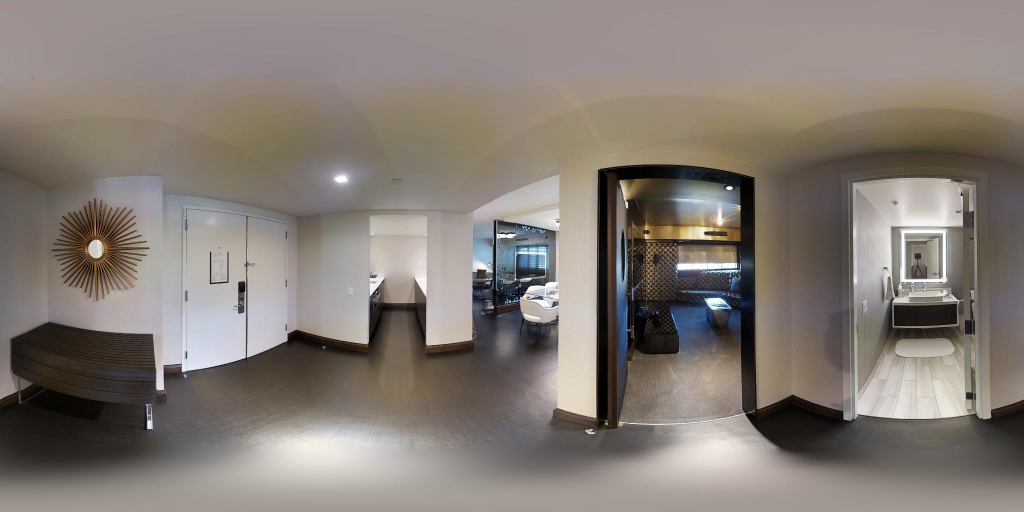
#> input picture matterport_pano_images/ee59d6b5e5da4def9fe85a8ba94ecf25_skybox_pano.jpg, 2048 x 1024 px, found by its file name (shown at 1/2 size)
$ python sphere_transforms_numpy.py
#> lines starting #> are read from the running program, lines starting #| are printed output that depends on the picture
import numpy as np
from scipy.interpolate import RectBivariateSpline
from scipy.ndimage import map_coordinates
from numpy import pi
from PIL import Image
import sys, uuid
from datetime import datetime


def angles_from_pixel_coords(pts, size):
    """map from pixel coordinates to (0, 2*pi) x (-pi/2, pi/2) rectangle
    Parameters
    ----------
    pts : array_like (2,...)
        pts[0,...], and pts[1,...] are row, column image coordinates in the ranges (0,size[0]) and (0,size[1]), respectively
    size : tuple
        rectangular image size (rows, columns)

    Returns
    -------
    out : ndarray, same shape as pts
        pts transformed into (0,2pi) x (-pi/2,pi/2) range (and transposed)
    """
    pts = np.asarray(pts, dtype=np.float64)  #turn into an ndarray if necessary
    ys, xs = size  #row,col indexing
    out = np.empty_like(pts)
    out[0] = (pts[1] + 0.5) * 2 * pi / float(
        xs)  #+0.5 shift for pixel coords lining up properly
    out[1] = pts[0] * pi / float(ys - 1) - 0.5 * pi
    return out


def pixel_coords_from_angles(pts, size):
    """map from (0, 2*pi) x (-pi/2, pi/2) rectangle to pixel coordinates

    Parameters
    ----------
    pts : array_like (2,...)
        pts[0,...], and pts[1,...] are x and y coordinates in the ranges (0,size[0]) and (0,size[1]), respectively
    size : tuple
        rectangle image size (rows, columns)

    Returns
    -------
    out : ndarray, same shape as pts
        pts transformed from (0,2*pi) x (-pi/2,pi/2) range into (0,width) x (0,height) range (and transposed)
    """
    pts = np.asarray(pts)  #turn into an ndarray if necessary
    ys, xs = size  #row, col indexing
    out = np.empty_like(pts)
    out[1] = pts[0] * float(xs) / (
        2 * pi) - 0.5  #-0.5 shift for pixel coords lining up properly
    out[0] = (pts[1] + 0.5 * pi) * float(ys - 1) / pi
    return out


def angles_from_sphere(pts):
    """equirectangular projection, ie. map from sphere in R^3 to (0, 2*pi) x (-pi/2, pi/2)
    Parameters
    ----------
    pts : array_like (3,...)
        pts[0,...], pts[1,...], and pts[2,...] are x,y, and z coordinates
    Returns
    -------
    out : ndarray (2,...)
        pts transformed from x,y,z to longitude,latitude
    """
    pts = np.asarray(pts)  #turn into an ndarray if necessary
    x, y, z = pts[0], pts[1], pts[2]
    out = np.empty((2, ) + pts.shape[1:])
    #longitude:
    out[0] = np.arctan2(y, x)
    out[0] %= 2 * pi  #wrap negative values around the circle to positive
    #latitude:
    r = np.hypot(x, y)
    out[1] = np.arctan2(z, r)
    return out


def sphere_from_angles(pts):
    """inverse equirectangular projections, ie. map from (0,2*pi) x (-pi/2,pi/2) rectangle to sphere in R^3
    Parameters
    ----------
    pts : array_like (2,...)
        pts[0,...], pts[1,...] are longitude, latitude
    Returns
    -------
    out : ndarray (3,...)
        pts transformed from longitude,latitude to x,y,z
    """
    pts = np.asarray(pts)
    out = np.empty((3, ) + pts.shape[1:])
    lon, lat = pts[0], pts[1]
    horiz_radius = np.cos(lat)
    out[0] = horiz_radius * np.cos(lon)  #x
    out[1] = horiz_radius * np.sin(lon)  #y
    out[2] = np.sin(lat)  #z
    return out


def sphere_from_pixel_coords(pts, size):
    """map from pixel coordinates to sphere in R^3
    Parameters
    ----------
    pts : array_like (2,...)
        pts[0,...], and pts[1,...] are u and v coordinates in the ranges (0,size[0]) and (0,size[1]), respectively
    size : tuple
        rectangular image size (width, height)
    Returns
    -------
    out : ndarray (3,...)
        coordinates of pts wrapped around a sphere u,v -> x,y,z
    """
    return sphere_from_angles(angles_from_pixel_coords(pts, size))


def CP1_from_sphere(pts):
    """map from sphere in R^3 to CP^1"""
    pts = np.asarray(pts)
    out = np.empty((2, ) + pts.shape[1:], dtype=np.complex128)
    x, y, z = pts[0], pts[1], pts[2]
    mask = z < 0
    out[0] = np.where(mask, x + 1j * y, 1 + z)
    out[1] = np.where(mask, 1 - z, x - 1j * y)
    return out


def sphere_from_CP1(pts):
    """map from CP^1 to sphere in R^3"""
    pts = np.asarray(pts)
    out = np.empty((3, ) + pts.shape[1:])
    z1, z2 = pts[0], pts[1]
    mask = abs(z2) > abs(z1)
    z = np.where(mask, z1 / z2, np.conj(z2 / z1))
    x, y = np.real(z), np.imag(z)
    denom = 1 + x**2 + y**2
    out[0] = 2 * x / denom
    out[1] = 2 * y / denom
    out[2] = (denom - 2) / denom * (2 * mask - 1)  #negate where mask is false
    return out


def clamp(pts, size):
    """clamp to the size of the input, including wrapping around in the x direction"""
    ys, xs = size
    pts = np.asarray(pts)
    out = np.empty_like(pts)
    out[0] = np.clip(pts[0], 0, ys - 1)
    out[1] = pts[1] % xs
    return out


# [5 lines of commented-out code are left out]


def get_pixel_color(pt, s_im, size):
    """given pt in integers, get pixel colour on the source image as a vector in the colour cube"""
    pt = clamp(pt, size)
    return np.array(s_im[pt[0], pt[1]])


# [11 lines of commented-out code are left out]


def get_interpolated_pixel_color(pt, s_im, size):
    """given pt in floats, linear interpolate pixel values nearby to get a good colour"""
    ### for proper production software, more than just the four pixels nearest to the input point coordinates should be used in many cases
    x, y = int(np.floor(pt[0])), int(np.floor(
        pt[1]))  #integer part of input coordinates
    f, g = pt[0] - x, pt[1] - y  #fractional part of input coordinates
    out_colour = (1-f)*( (1-g)*get_pixel_color([x,y], s_im, size) + g*get_pixel_color([x,y+1], s_im, size) ) \
            +  f*( (1-g)*get_pixel_color([x+1,y], s_im, size) + g*get_pixel_color([x+1,y+1], s_im, size) )
    out_colour = [int(round(coord)) for coord in out_colour]
    return tuple(out_colour)


# [16 lines left out: function get_interpolated_pixel_color_rbspline, not called in this run]


### Functions generating SL(2,C) matrices ###
# Do not need to be vectorized #


def inf_zero_one_to_triple(p, q, r):
    """return SL(2,C) matrix that sends the three points infinity, zero, one to given input points p,q,r"""
    M = np.vstack((p, q)).T
    mu, lam = np.linalg.lstsq(M, r)[0]
    return np.vstack((mu * p, lam * q)).T


def two_triples_to_SL(a1, b1, c1, a2, b2, c2):
    """returns SL(2,C) matrix that sends the three CP^1 points a1,b1,c1 to a2,b2,c2"""
    M1 = inf_zero_one_to_triple(a1, b1, c1)
    M2 = inf_zero_one_to_triple(a2, b2, c2)
    # solve M1.T @ X.T = M2.T  => X = M2 @ inv(M1)
    return np.linalg.lstsq(M1.T, M2.T)[0].T


# [8 lines left out: function three_points_to_three_points_pixel_coords, not called in this run]


def normalize_vectors(vecs, ord=None, axis=None):
    """normalize vectors along axis using numpy.linalg.norm. See its documentation for details on ord"""
    return vecs / np.linalg.norm(vecs, ord=ord, axis=axis, keepdims=True)


def get_vector_perp_to_p_and_q(p, q):
    """p and q are distinct points on sphere, return a unit vector perpendicular to both"""
    if abs(np.dot(p, q) +
           1) < 0.0001:  #awkward case when p and q are antipodal on the sphere
        if abs(np.dot(p, [1, 0, 0])) > 0.9999:  #p is parallel to (1,0,0)
            return np.array([0, 1, 0])
        else:
            return normalize_vectors(np.cross(p, [1, 0, 0]))
    else:
        return normalize_vectors(np.cross(p, q))


def rotate_sphere_points_p_to_q(p, q):
    """p and q are points on the sphere, return SL(2,C) matrix rotating image of p to image of q on CP^1"""
    if abs(np.dot(p, q) - 1) < 0.0001:
        return np.eye(2)  #2d ident matrix
    CP1p, CP1q = CP1_from_sphere(p), CP1_from_sphere(q)
    r = get_vector_perp_to_p_and_q(p, q)
    CP1r, CP1nr = CP1_from_sphere(r), CP1_from_sphere(-r)
    return two_triples_to_SL(CP1p, CP1r, CP1nr, CP1q, CP1r, CP1nr)


def rotate_pixel_coords_p_to_q(p, q, size):
    """p and q are pixel coordinate points, return SL(2,C) matrix rotating image of p to image of q in CP^1"""
    p = sphere_from_pixel_coords(p, size)
    q = sphere_from_pixel_coords(q, size)
    return rotate_sphere_points_p_to_q(p, q)


# [47 lines left out: functions rotate_around_axis_sphere_points_p_q, rotate_around_axis_pixel_coords_p_q, rotate_around_axis_pixel_coord_p, zoom_in_on_pixel_coords, zoom_along_axis_sphere_points_p_q, zoom_along_axis_pixel_coords_p_q, not called in this run]


def translate_along_axis_pixel_coords(p, q, r1, r2, size):
    return three_points_to_three_points_pixel_coords(p, q, r1, p, q, r2, size)


### Apply tranformations


# [25 lines left out: function apply_SL2C_elt_to_image, not called in this run]


def rotate_equirect_image(image_filename, from_x, to_x):
#> called with from_x = 783, to_x = 1842
    s_img = Image.open(image_filename)
#> s_img is the input picture: PIL image 2048x1024 RGB; mean R, G, B 132.5, 124.1, 117.5
    dist = abs(from_x - to_x)

    l_box = (0, 0, 0, 0)
    r_box = (0, 0, 0, 0)

    if (from_x < to_x):
        l_box = (0, 0, s_img.size[0] - dist, s_img.size[1])
#> l_box = (0, 0, 989, 1024)
        r_box = (s_img.size[0] - dist, 0, s_img.size[0], s_img.size[1])
#> r_box = (989, 0, 2048, 1024)
    else:
        l_box = (0, 0, dist, s_img.size[1])
        r_box = (dist, 0, s_img.size[0], s_img.size[1])

    right = s_img.crop(r_box)
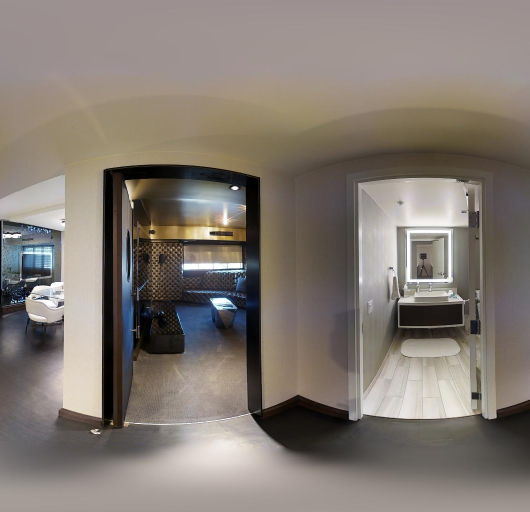
#> right: PIL image 1059x1024 RGB (shown at 1/2 size); mean R, G, B 130.7, 122.1, 114.7
    left = s_img.crop(l_box)
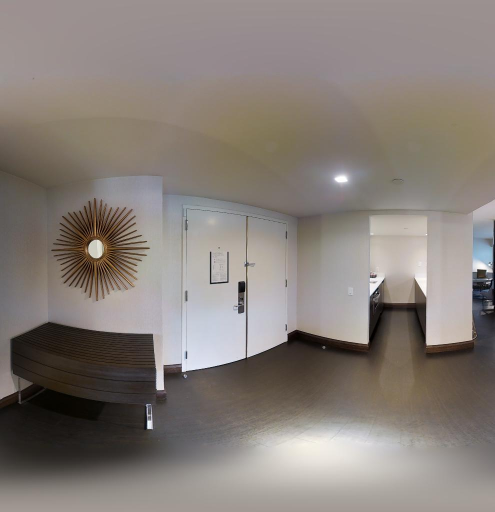
#> left: PIL image 989x1024 RGB (shown at 1/2 size); mean R, G, B 134.4, 126.3, 120.5

    new_im = Image.new('RGB', s_img.size)
#> new_im: PIL image 2048x1024 RGB; every value is 0
    new_im.paste(right, (0, 0))
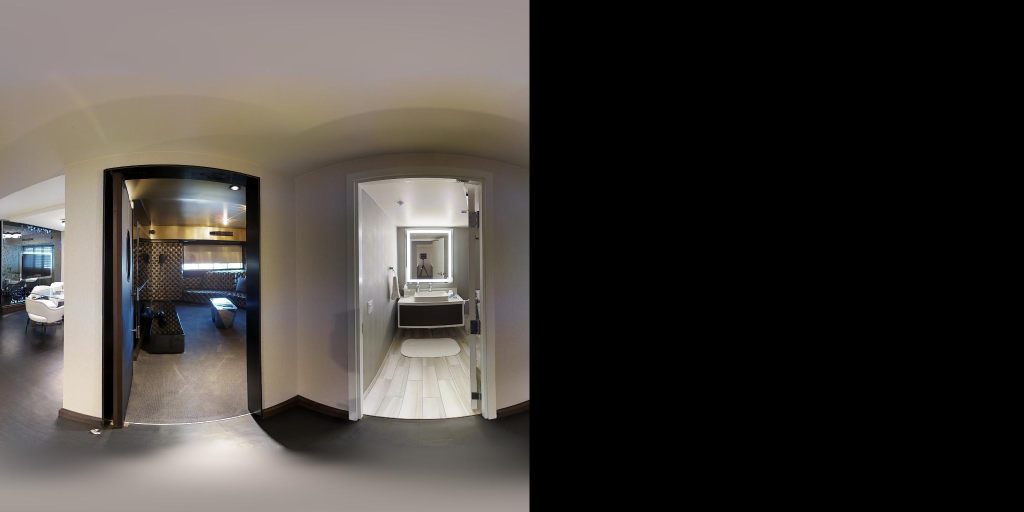
#> new_im: PIL image 2048x1024 RGB (shown at 1/2 size); mean R, G, B 67.6, 63.1, 59.3
    new_im.paste(left, (right.size[0], 0))
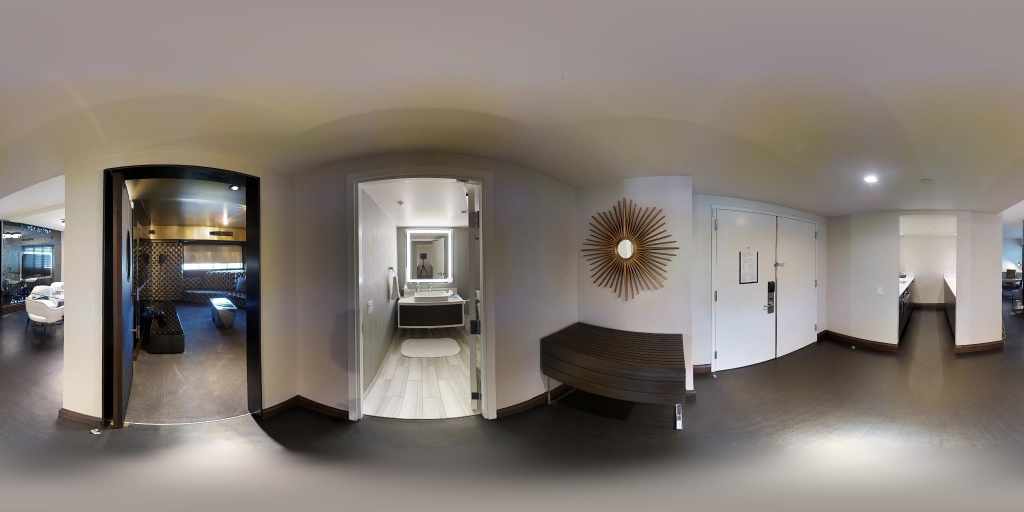
#> new_im: PIL image 2048x1024 RGB (shown at 1/2 size); mean R, G, B 132.5, 124.1, 117.5

    temp_file_name = "tmp_file\\" + str(uuid.uuid4()) + ".png"
    new_im.save(temp_file_name, "PNG")
    return temp_file_name


def generate_image(zoom_center_pixel_coords,
                   zoom_factor,
                   zoom_cutoff,
                   source_image_filename_A,
                   source_image_filename_B,
                   out_x_size=None,
                   zoom_loop_value=0.0,
                   save_filename="sphere_transforms_test.png"):
    """produces a zooming effect image from one equirectangular image into another equirectangular image"""
#> called with zoom_center_pixel_coords = (416, 604), zoom_factor = 4, zoom_cutoff = 1.2, out_x_size = 2048, zoom_loop_value = 0.5, save_filename = 'test.png'
    source_image_A = Image.open(source_image_filename_A)
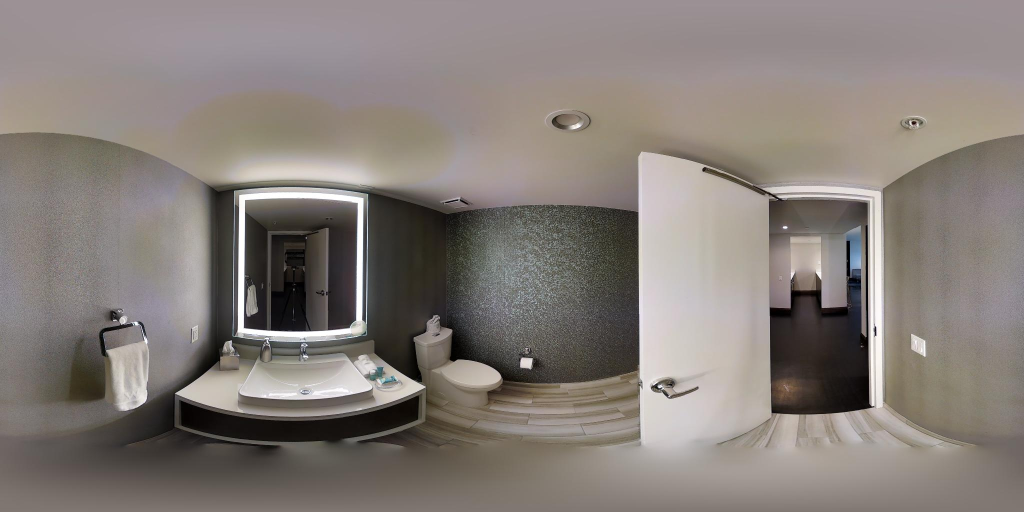
#> input picture matterport_pano_images/00ebbf3782c64d74aaf7dd39cd561175_skybox_pano.jpg, 2048 x 1024 px, found by its file name (shown at 1/2 size)
#> source_image_A is the input picture: PIL image 2048x1024 RGB; mean R, G, B 133.6, 125.8, 120.8
    s_im_A = source_image_A.load()
    source_image_B = Image.open(source_image_filename_B)
    s_im_B = source_image_B.load()

    in_x_size, in_y_size = source_image_A.size
#> in_x_size = 2048; in_y_size = 1024

    M_rot = rotate_pixel_coords_p_to_q(zoom_center_pixel_coords, (0, 0),
                                       (in_x_size, in_y_size))
    M_rot_inv = np.linalg.inv(M_rot)
    out_y_size = int(out_x_size / 2)
    out_image = Image.new("RGB", (out_x_size, out_y_size))
    o_im = out_image.load()

    for i in range(out_x_size):
        for j in range(out_y_size):
            pt = (i, j)
            pt = angles_from_pixel_coords(pt, (out_x_size, out_y_size))
            pt = sphere_from_angles(pt)
            pt = CP1_from_sphere(pt)
            pt = np.dot(M_rot, pt)

            # if ever you don't know how to do some operation in complex projective coordinates, it's almost certainly
            # safe to just switch back to ordinary complex numbers by pt = pt[0]/pt[1]. The only danger is if pt[1] == 0,
            # or is near enough to cause floating point errors. In this application, you are probably fine unless you
            # make some very specific choices of where to zoom to etc.
            pt = pt[0] / pt[1]
            pt = np.log(pt)

            # zoom_loop_value is between 0 and 1, vary this from 0.0 to 1.0 to animate frames zooming into the transition animation image
            pt = complex(pt.real + np.log(zoom_factor) * zoom_loop_value,
                         pt.imag)

            recurse_value = (pt.real + zoom_cutoff) / np.log(zoom_factor)

            # zoom_cutoff alters the slice of the input image that we use, so that it covers mostly the original image, together with
            # some of the zoomed image that was composited with the original. The slice needs to cover the seam between the two
            # (i.e. the picture frame you are using, but should cover as little as possible of the zoomed version of the image.

            if (np.floor(recurse_value) >= 0.0):
                # main and prev spheres => do nothing to pt
                someval = "do nothing further"
            elif (np.floor(recurse_value) == -1.0):
                # this is the "next sphere"
                pt = complex((pt.real + zoom_cutoff) % np.log(zoom_factor) -
                             zoom_cutoff, pt.imag)
            elif (np.floor(recurse_value) == -2.0):
                pt = complex((pt.real + zoom_cutoff) % np.log(zoom_factor) -
                             zoom_cutoff - np.log(zoom_factor), pt.imag)
            elif (np.floor(recurse_value) == -3.0):
                pt = complex((pt.real + zoom_cutoff) % np.log(zoom_factor) -
                             zoom_cutoff - (np.log(zoom_factor) * 2), pt.imag)
            else:
                # this is "future spheres"
                pt = complex((pt.real + zoom_cutoff) % np.log(zoom_factor) -
                             zoom_cutoff - (np.log(zoom_factor) * 3.0),
                             pt.imag)

            pt = np.exp(pt)
            pt = [pt, 1]  #back to projective coordinates
            pt = np.dot(M_rot_inv, pt)
            pt = sphere_from_CP1(pt)
            pt = angles_from_sphere(pt)
            pt = pixel_coords_from_angles(pt, (in_x_size, in_y_size))

            if (np.floor(recurse_value) >= 0):
                o_im[i,
                     j] = get_interpolated_pixel_color(pt, s_im_A,
                                                       (in_x_size, in_y_size))
            else:
                o_im[i,
                     j] = get_interpolated_pixel_color(pt, s_im_B,
                                                       (in_x_size, in_y_size))

    sys.stdout.write(" . " + datetime.now().strftime('%H:%M:%S'))
    # print datetime.now().strftime('%H:%M:%S') + ": finished " + save_filename
    out_image.save(save_filename)


def main():
    # [9 lines of commented-out code are left out]

    tmp_file_name = rotate_equirect_image(
        '.\\matterport_pano_images\\ee59d6b5e5da4def9fe85a8ba94ecf25_skybox_pano.jpg',
        783, 1842)

    generate_image(
        (2048 - 1632, 604), 4, 1.2,
        '.\\matterport_pano_images\\00ebbf3782c64d74aaf7dd39cd561175_skybox_pano.jpg',
        tmp_file_name, 2048, 0.5, "test.png")


if __name__ == '__main__':
#> (the run stopped early here; a loop or call above may not have finished)
